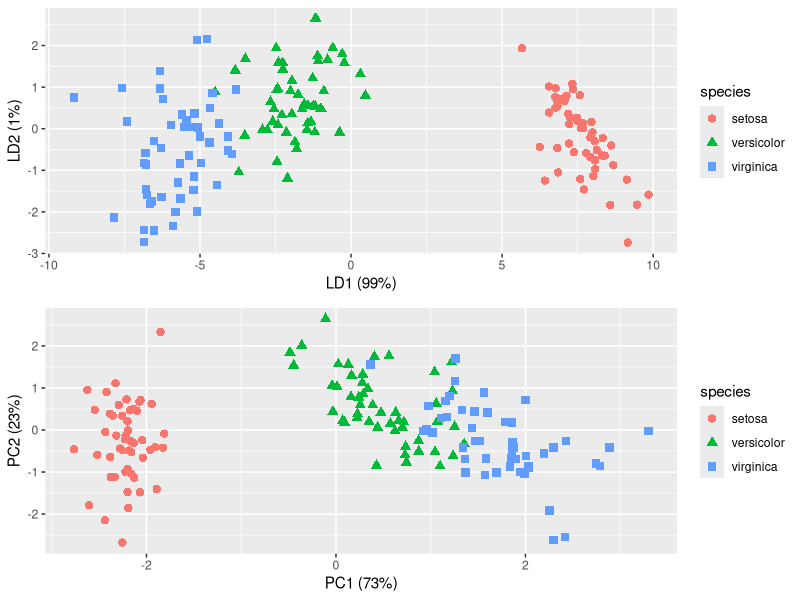

This chart was generated by the following R code:
#===========================================================================#
# fames-script1_lda_vs_pca.R
#
# Direct copy of vignette from
# https://gist.github.com/thigm85/8424654, pointed to in
# https://www.r-bloggers.com/2014/01/computing-and-visualizing-lda-in-r/,
# Thank you Thiago G. Martins!
#
#===========================================================================#

require(MASS)
require(ggplot2)
require(scales)
require(gridExtra)

pca <- prcomp(iris[,-5], # drops Species, all numeric data frame
              center = TRUE,
              scale. = TRUE) 
## prcomp is base R. pca is a list with 5 objects

pca$sdev # num [1:4]
# [1] 1.7083611 0.9560494 0.3830886 0.1439265

pca$rotation #num, 1:4, 1:4]
#                     PC1         PC2        PC3        PC4
# Sepal.Length  0.5210659 -0.37741762  0.7195664  0.2612863
# Sepal.Width  -0.2693474 -0.92329566 -0.2443818 -0.1235096
# Petal.Length  0.5804131 -0.02449161 -0.1421264 -0.8014492
# Petal.Width   0.5648565 -0.06694199 -0.6342727  0.5235971

pca$center # Named num [1:4]
# Sepal.Length  Sepal.Width Petal.Length  Petal.Width 
#     5.843333     3.057333     3.758000     1.199333

pca$scale #  Named num [1:4]
# Sepal.Length  Sepal.Width Petal.Length  Petal.Width 
#    0.8280661    0.4358663    1.7652982    0.7622377 

head(pca$x,3) # num [1:150]
#            PC1        PC2         PC3          PC4
# [1,] -2.257141 -0.4784238  0.12727962  0.024087508
# [2,] -2.074013  0.6718827  0.23382552  0.102662845
# [3,] -2.356335  0.3407664 -0.04405390  0.028282305
# [4,] -2.291707  0.5953999 -0.09098530 -0.065735340
# [5,] -2.381863 -0.6446757 -0.01568565 -0.035802870
# [6,] -2.068701 -1.4842053 -0.02687825  0.006586116

## Proportion of between-class variance by components
prop.pca = pca$sdev^2/sum(pca$sdev^2)
prop.pca
# [1] 0.729624454 0.228507618 0.036689219 0.005178709

##
lda <- MASS::lda(Species ~ ., 
                 iris, 
                 prior = c(1,1,1)/3)

prop.lda = lda$svd^2/sum(lda$svd^2)
prop.lda
# [1] 0.991212605 0.008787395

plda <- predict(object = lda,
                newdata = iris) # plda is a list of three objects

head(plda$class) # Factor w/ 3 levels "setosa", "versicolor", "virgnica"


dataset = data.frame(species = iris[,"Species"],
                     pca = pca$x, lda = plda$x)

p1 <- ggplot(dataset) + geom_point(aes(lda.LD1, lda.LD2, colour = species, shape = species), size = 2.5) + 
  labs(x = paste("LD1 (", percent(prop.lda[1]), ")", sep=""),
       y = paste("LD2 (", percent(prop.lda[2]), ")", sep=""))

p2 <- ggplot(dataset) + geom_point(aes(pca.PC1, pca.PC2, colour = species, shape = species), size = 2.5) +
  labs(x = paste("PC1 (", percent(prop.pca[1]), ")", sep=""),
       y = paste("PC2 (", percent(prop.pca[2]), ")", sep=""))

grid.arrange(p1, p2)